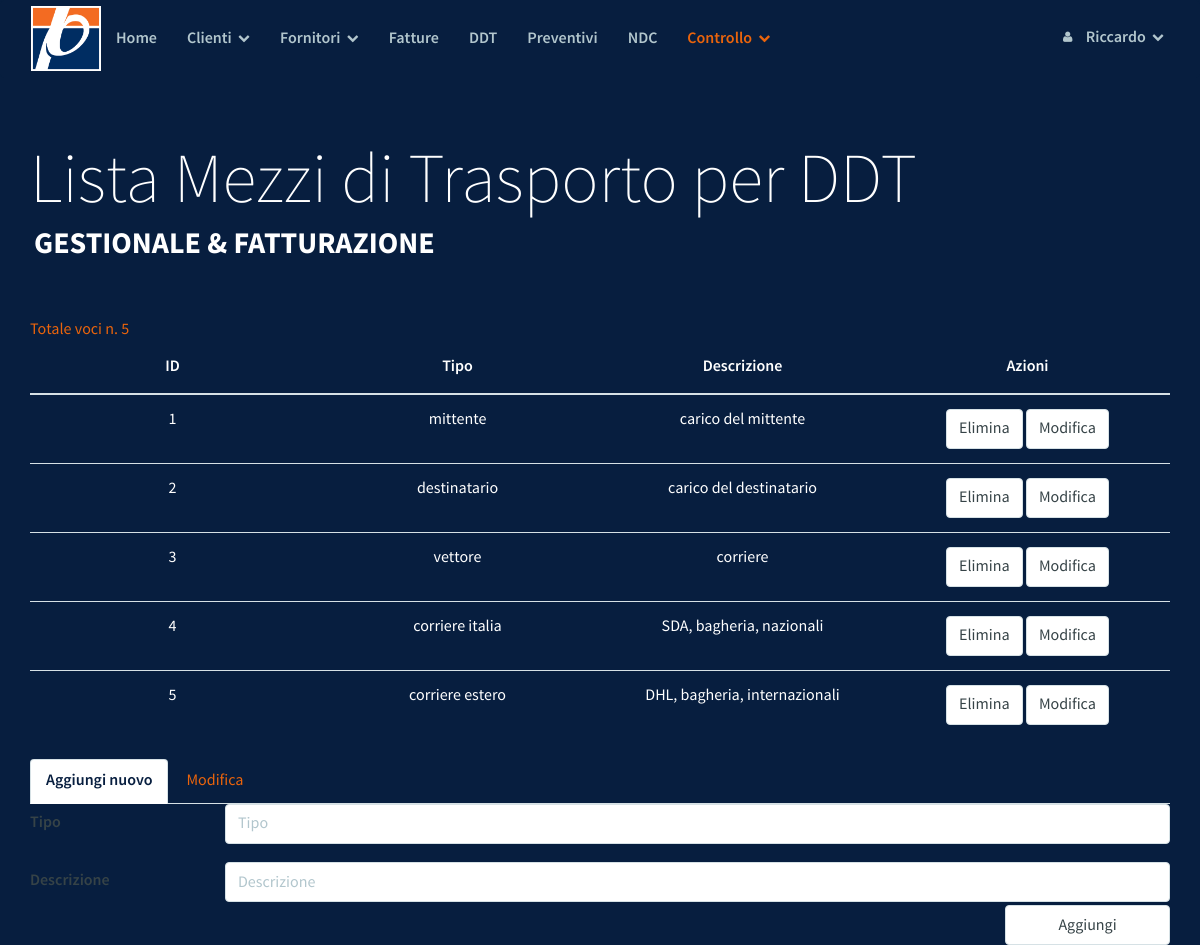
/check/ck_mezzo.php (signed in), run on the app's committed database.
### tables this page shows
CREATE TABLE `ck_mezzo` (
  `id` int(10) unsigned NOT NULL AUTO_INCREMENT,
  `tipo` varchar(20) NOT NULL,
  `descr` varchar(200) DEFAULT NULL,
  PRIMARY KEY (`id`),
  UNIQUE KEY `tipo` (`tipo`)
);

### check/ck_mezzo.php (the view, shortened to what this page needs)
<?php
   include("../DB/config.php");
?>
<!DOCTYPE html>
<html lang="it">
<head>
	<?php include_once("./../template/parrot/style.php");  ?>
</head>
<body>
        <?php include_once("./../template/parrot/navbar.php") ?>
    <div class="masthead">
        <div class="masthead-title">
            <div class="container">
                Lista Mezzi di Trasporto per DDT
                <small>Gestionale & Fatturazione</small>
            </div>
        </div>
    </div>
<div class="container">
    <br/>
    <span style="color:#EA640C">
    Totale voci n.
    <?php
    $sql_rows = "SELECT * FROM ck_mezzo";
    echo mysqli_num_rows(mysqli_query($conndb, $sql_rows));
    ?>
    </span>
</div>
<div class="container">
    <table class="table">
        <thead>
            <tr>
                <th>ID</th>
                <th>Tipo</th>
                <th>Descrizione</th>
                <th>Azioni</th>
            </tr>
        </thead>
        <tbody>
            <?php
            include("../DB/config.php");
            $sql = "SELECT * FROM ck_mezzo";
            $result = mysqli_query($conndb, $sql);
            while($row = mysqli_fetch_array($result)) {
                $id = $row['id'];
                $tipo = $row['tipo'];
                $descr = $row['descr'];
                echo "<tr>
                <td class='valore-" . $id . "'>" . $id . "</td>
                <td class='valore-" . $id . "'>" . $tipo . "</td>
                <td class='valore-" . $id . "'>" . $descr . "</td>
                <td>
                   <form class='form-inline' action='#' method='POST'>
                        <button class='form-control' type='submit' name='case' value='del'>Elimina</button>
                        <input class='form-control' type='button' value='Modifica' data-toggle=\"tab\" onClick='modifica(\"valore-" . $id . "\")'>
                        <input type='hidden' name='id' value='" . $id . "'>
                    </form>
                </td>
                </tr>";
            }
            ?>
        </tbody>
    </table>
    <div>
        <ul class="nav nav-tabs" role="tablist">
            <li role="presentation" class="active"><a href="#new" aria-controls="home" role="tab" data-toggle="tab">Aggiungi
                    nuovo</a></li>
            <li role="presentation"><a id="openModTab" href="#mod" aria-controls="profile" role="tab" data-toggle="tab">Modifica</a>
            </li>
        </ul>
        <div id="tabs" class="tab-content">
            <div role="tabpanel" class="tab-pane active" id="new">
                <form action="#" method="POST">
                    <div class="row">
                        <label class="col-sm-2 control-label">Tipo</label>
                        <div class="col-sm-10">
                            <input type="text" class="form-control autoWidth modifica" name="tipo" placeholder="Tipo">
                        </div>
                    </div>
                    <div class="row" style="margin-top: 15px">
                        <label class="col-sm-2 control-label">Descrizione</label>
                        <div class="col-sm-10">
                            <input type="text" class="form-control" name="descr" placeholder="Descrizione">
                        </div>
                    </div>
                    <div class="row">
                        <div class="col-sm-2 col-sm-offset-10">
                            <input class="form-control" type="submit" value="Aggiungi">
                        </div>
                    </div>
                </form>
            </div>
        </div>
    </div>
</div>
	</body>
</html>

### template/parrot/css/drunken-parrot.css (style rules this page uses)
body { font-family: "SourceSansPro", Helvetica, Arial, sans-serif; font-size: 16px; line-height: 1.5; color: #fff; background-color: #071E3F; }
a { color: #EA640C; text-decoration: none; -webkit-transition: 0.25s; transition: 0.25s; }
label { font-family: "SourceSansProSemiBold", Helvetica, Arial, sans-serif; font-weight: normal; line-height: 2.4; color: #364347; }
.form-control { border: 1px solid #d6e1e5; color: #364347; font-size: 16px; line-height: 1.467; padding: 7px 12px; height: 40px; -webkit-appearance: none; border-radius: 4px; -webkit-box-shadow: none; box-shadow: none; -webkit-transition: border .25s linear, color .25s linear, background-color .25s linear; transition: border .25s linear, color .25s linear, background-color .25s linear; }
.nav-tabs { border-bottom: 1px solid #d6e1e5; }
.nav-tabs > li.active > a, .nav-tabs > li.active > a:hover, .nav-tabs > li.active > a:focus { color: #071E3F; border: 1px solid #d6e1e5; border-bottom-color: transparent; font-family: "SourceSansProSemiBold", Helvetica, Arial, sans-serif; }
.table > thead > tr > th, .table > tbody > tr > th, .table > tfoot > tr > th, .table > thead > tr > td, .table > tbody > tr > td, .table > tfoot > tr > td { padding: 14px 5px; border-top: 1px solid #d6e1e5; }
.table > thead > tr > th { border-bottom: 2px solid #d6e1e5; font-family: "SourceSansProSemiBold", Helvetica, Arial, sans-serif; }

### template/parrot/css/demo.css (style rules this page uses)
.masthead { width: 100%; height: 100%; padding: 2em 0 2em 0; position: relative; z-index: 2; }
.masthead .masthead-title { font-family: "SourceSansProExtraLight", Helvetica, Arial, sans-serif; font-size: 30px; line-height: 1.2; color: white; }
.masthead .masthead-title small { color: white; font-family: "SourceSansProBold", Helvetica, Arial, sans-serif; display: block; text-transform: uppercase; font-size: 12px; padding-left: 4px; }
@media (min-width: 1000px) { .container { width: 1170px; } }
@media (min-width: 1000px) { .masthead { :padding: 3em 0; } }
@media (min-width: 1000px) { .masthead .masthead-title { font-size: 70px; } }
@media (min-width: 1000px) { .masthead .masthead-title small { font-size: 30px; } }
@media (min-width: 1000px) { .table > thead > tr > th, .table > tbody > tr > th, .table > tfoot > tr > th, .table > thead > tr > td, .table > tbody > tr > td, .table > tfoot > tr > td { padding: 14px 20px; border-top: 1px solid #d6e1e5; } }

### check/ck_mezzo.php (style rules this page uses)
th { text-align: center; width: 25%; }
td { text-align: center; width: 25%; }

### data on the page
ck_mezzo: id "1", tipo "mittente", descr "carico del mittente"
ck_mezzo: id "2", tipo "destinatario", descr "carico del destinatario"
ck_mezzo: id "3", tipo "vettore", descr "corriere"
ck_mezzo: id "4", tipo "corriere italia", descr "SDA, bagheria, nazionali"
ck_mezzo: id "5", tipo "corriere estero", descr "DHL, bagheria, internazionali"

### other printed values
$user "Riccardo"
mysqli_num_rows(mysqli_query($conndb, $sql_rows)) "5"
